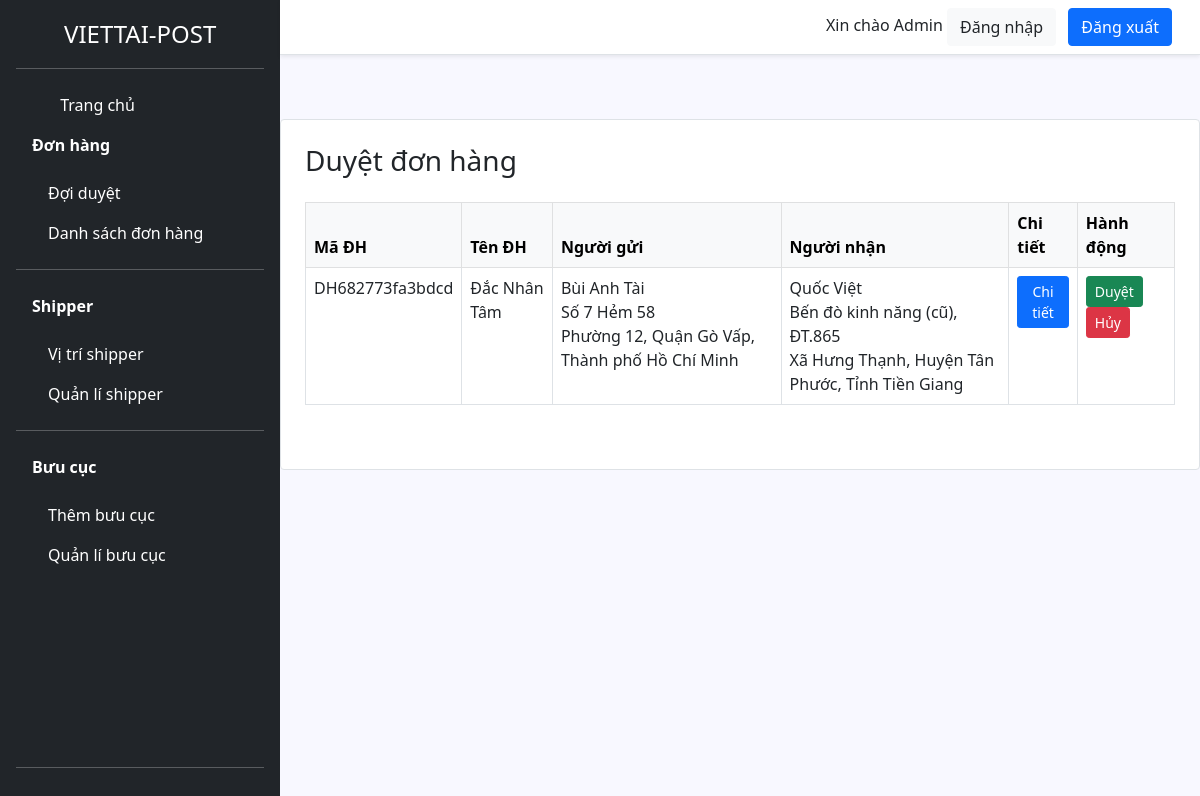
/admin/duyet-don.php, run on an earlier commit of the app's database.
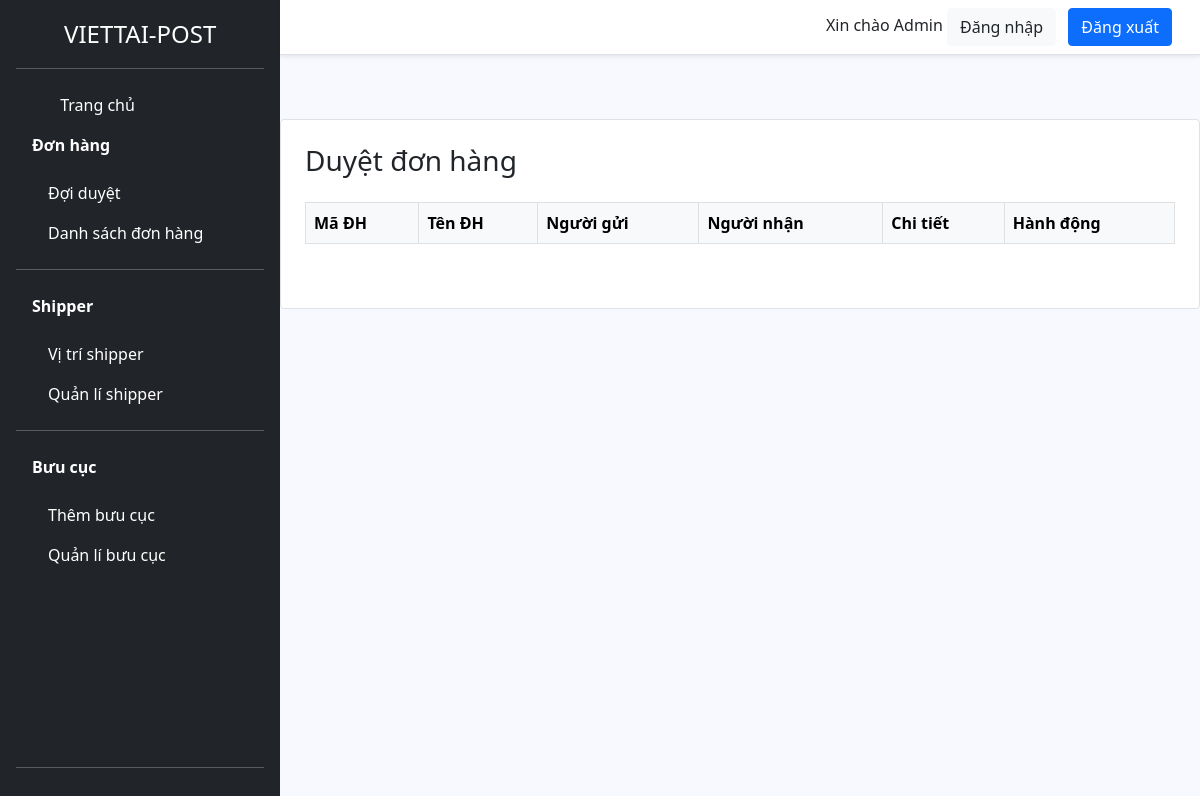
And on a later commit of the database.
### tables this page shows
CREATE TABLE `don_hang` (
  `ma_don_hang` varchar(50) NOT NULL,
  `ten_don_hang` varchar(50) NOT NULL,
  `so_luong` int(10) NOT NULL,
  `trong_luong` int(10) NOT NULL,
  `ten_nguoi_gui` varchar(100) DEFAULT NULL,
  `sdt_nguoi_gui` varchar(100) DEFAULT NULL,
  `ma_khach_hang` int(11) NOT NULL,
  `ten_nguoi_nhan` varchar(100) NOT NULL,
  `sdt_nguoi_nhan` varchar(20) DEFAULT NULL,
  `dia_chi_nguoi_gui` text NOT NULL,
  `dia_chi_nguoi_gui_mac_dinh` text NOT NULL,
  `lat_nguoi_gui` text DEFAULT NULL,
  `lng_nguoi_gui` text DEFAULT NULL,
  `dia_chi_nguoi_nhan` text DEFAULT NULL,
  `dia_chi_nguoi_nhan_mac_dinh` text NOT NULL,
  `lat_nguoi_nhan` text NOT NULL,
  `lng_nguoi_nhan` text DEFAULT NULL,
  `thu_ho` int(20) DEFAULT NULL,
  `trang_thai` enum('chờ xử lý','chờ shipper tới lấy','đang giao','đã giao','hủy') DEFAULT 'chờ xử lý',
  `phi_van_chuyen` int(10) DEFAULT 0,
  `nguoi_tra_phi` varchar(100) DEFAULT NULL,
  `ngay_tao` datetime DEFAULT current_timestamp(),
  `thoi_gian_hen_lay` varchar(50) NOT NULL,
  `ngay_giao_du_kien` text NOT NULL,
  `ghi_chu` text DEFAULT NULL
);

### controller/cls-admin.php (called while the page is built, shortened)
<?php
class clsAdmin extends ConnectDB
{
    public function layDonTheoTrangThai($trang_thai) {
        $conn = $this->connect();
        $sql = "SELECT * FROM don_hang WHERE trang_thai = ?";
        $stmt = $conn->prepare($sql);
        $stmt->execute([$trang_thai]);
        return $stmt->fetchAll(PDO::FETCH_ASSOC);
    }
}
?>

### admin/duyet-don.php (the view, shortened to what this page needs)
<!DOCTYPE html>
<html lang="vi">
<head>
    <link rel="stylesheet" href="../asset/css/bootstrap.min.css">
    <link rel="stylesheet" href="../asset/css/style.css">
</head>
<?php
require_once '../controller/cls-admin.php';
$admin = new clsAdmin();
$don_cho_xu_ly = $admin->layDonTheoTrangThai("chờ xử lý");
?>
<body class="d-flex">
    <?php require_once 'view/sidebar.php'; ?>
    <div class="main-content">
        <?php require_once 'view/header.php'; ?>
        <div class="container px-4 pb-5 card border rounded-4 mt-5">
            <h3 class="mt-4">Duyệt đơn hàng</h3>
            <table class="table table-bordered table-hover mt-3">
                <thead class="table-light">
                    <tr>
                        <th>Mã ĐH</th>
                        <th>Tên ĐH</th>
                        <th>Người gửi</th>
                        <th>Người nhận</th>
                        <th>Chi tiết</th>
                        <th>Hành động</th>
                    </tr>
                </thead>
                <tbody>
                    <?php foreach ($don_cho_xu_ly as $don): ?>
                    <tr>
                        <td><?= $don['ma_don_hang'] ?></td>
                        <td><?= $don['ten_don_hang'] ?></td>
                        <td><?= $don['ten_nguoi_gui'] ?><br><?= $don['dia_chi_nguoi_gui'] ?><br><?= $don['dia_chi_nguoi_gui_mac_dinh'] ?></td>
                        <td><?= $don['ten_nguoi_nhan'] ?><br><?= $don['dia_chi_nguoi_nhan'] ?><br><?= $don['dia_chi_nguoi_nhan_mac_dinh'] ?></td>
                        <td>
                            <button type="button" class="btn btn-primary btn-sm" data-bs-toggle="modal" data-bs-target="#modal<?= $don['ma_don_hang'] ?>">
                                Chi tiết
                            </button>
                        </td>
                        <td>
                            <form method="post" style="display: inline;">
                                <button type="submit" class="btn btn-success btn-sm">Duyệt</button>
                            </form>
                            <form method="post" style="display: inline;" onsubmit="return confirm('Bạn có chắc muốn hủy đơn này?');">
                                <button type="submit" class="btn btn-danger btn-sm">Hủy</button>
                            </form>
                        </td>
                    </tr>
                    <?php endforeach; ?>
                </tbody>
            </table>
        </div>
    </div>
</body>
</html>

### admin/view/sidebar.php (shortened to what this page needs)
<div class="d-flex flex-column flex-shrink-0 p-3 text-white bg-dark" style="width: 280px;">
    <a href="/" class="d-flex align-items-center mb-3 mb-md-0 me-md-auto text-white text-decoration-none">
      <svg class="bi me-2" width="40" height="32"><use xlink:href="#bootstrap"></use></svg>
      <span class="fs-4">VIETTAI-POST</span>
    </a>
    <hr>
    <ul class="nav nav-pills flex-column mb-auto">
      <li class="nav-item">
        <a href="home.php" class="nav-link text-white" aria-current="page">
          <svg class="bi me-2" width="16" height="16"><use xlink:href="#home"></use></svg>
          Trang chủ
        </a>
      </li>
       <li class="nav-item">
        <span class="nav-link text-white"><b>Đơn hàng</b></span>
        <ul style="list-style:none; padding-left: 1rem; margin-top: 0.5rem;">
          <li>
            <a class="nav-link text-white" href="duyet-don.php">Đợi duyệt</a>
          </li>
          <li>
            <a class="nav-link text-white" href="don-hang.php">Danh sách đơn hàng</a>
          </li>
        </ul>
      </li>
      <hr>
      <li class="nav-item">
        <span class="nav-link text-white"><b>Shipper</b></span>
        <ul style="list-style:none; padding-left: 1rem; margin-top: 0.5rem;">
          <li>
            <a class="nav-link text-white" href="vi-tri-shipper.php">Vị trí shipper</a>
          </li>
          <li>
            <a class="nav-link text-white" href="#">Quản lí shipper</a>
          </li>
        </ul>
      </li>
      <hr>
      <li class="nav-item">
        <span class="nav-link text-white"><b>Bưu cục</b></span>
        <ul style="list-style:none; padding-left: 1rem; margin-top: 0.5rem;">
          <li>
            <a class="nav-link text-white" href="them-buu-cuc.php">Thêm bưu cục</a>
          </li>
          <li>
            <a class="nav-link text-white" href="quan-li-buu-cuc.php">Quản lí bưu cục</a>
          </li>
        </ul>
      </li>
    </ul>
    <hr>
  </div>
   <link rel="stylesheet" href="../asset/css/bootstrap.min.css">
    <link rel="stylesheet" href="../asset/css/style.css">

### admin/view/header.php
<div class="px-3 py-2 border-bottom mb-3 shadow-sm bg-white">
      <div class="container d-flex flex-wrap justify-content-end">
        <div class="text-end">
          Xin chào Admin
          <button type="button" class="btn btn-light text-dark me-2">Đăng nhập</button>
          <button type="button" class="btn btn-primary">Đăng xuất</button>
        </div>
      </div>
    </div>

### asset/css/style.css (style rules this page uses)
.main-content { width: calc(100% - 280px); min-height: 100vh; display: flex; flex-direction: column; }
body { background-color: ghostwhite; }

What changed in the data, as far as the page shows it:
no longer on this page (row edited): don_hang: ma_don_hang "DH682773fa3bdcd", ten_don_hang "Đắc Nhân Tâm", ten_nguoi_gui "Bùi Anh Tài", dia_chi_nguoi_gui "Số 7 Hẻm 58", dia_chi_nguoi_gui_mac_dinh "Phường 12, Quận Gò Vấp, Thành phố Hồ Chí Minh", ten_nguoi_nhan "Quốc Việt", dia_chi_nguoi_nhan "Bến đò kinh năng (cũ), ĐT.865", dia_chi_nguoi_nhan_mac_dinh "Xã Hưng Thạnh, Huyện Tân Phước, Tỉnh Tiền Giang"
